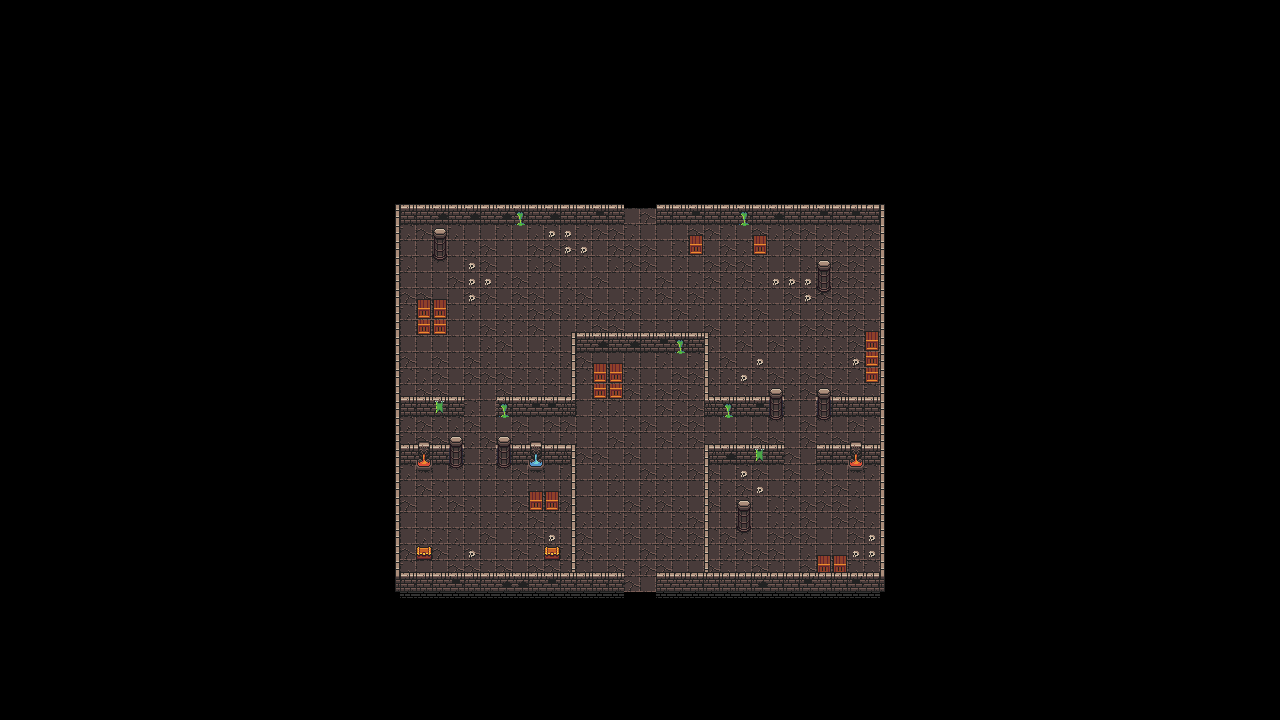

A 2D game scene composited from a Tiled map and its tileset images. What follows is a short description and the map's XML, with each tile layer's data collapsed to a summary:
An orthogonal 80x45 tile map with 16x16 px tiles, 3 tile layers (floor, decorate, wall) and 31 objects.

<map version="1.9" tiledversion="1.9.2" orientation="orthogonal" renderorder="left-up" width="80" height="45" tilewidth="16" tileheight="16" infinite="0" nextlayerid="5" nextobjectid="36">
 <tileset firstgid="1" source="0x72_DungeonTilesetII_v1.4.tsx" />
 <layer id="1" name="floor" width="80" height="45">
  <data>[3600 cells, 660 non-empty, 3 distinct tile ids]</data>
 </layer>
 <layer id="3" name="decorate" width="80" height="45">
  <data>[3600 cells, 167 non-empty, 26 distinct tile ids]</data>
 </layer>
 <layer id="2" name="wall" width="80" height="45">
  <data>[3600 cells, 234 non-empty, 27 distinct tile ids]</data>
 </layer>
 <objectgroup color="#ff0000" id="4" name="WallCollision">
  <object id="1" x="395.333" y="204.667" width="228.667" height="18.6667" />
  <object id="2" x="395.333" y="205.333" width="4" height="386" />
  <object id="3" x="656.667" y="204" width="227.333" height="20.6667" />
  <object id="4" x="395.333" y="587.333" width="228" height="4" />
  <object id="5" x="657.333" y="586" width="226.667" height="6" />
  <object id="6" x="880" y="204.333" width="4.66667" height="387.667" />
  <object id="8" x="816.667" y="411.333" width="67.3333" height="4" />
  <object id="9" x="704.833" y="412" width="77.8333" height="4" />
  <object id="10" x="816.333" y="459.5" width="67.3333" height="4" />
  <object id="11" x="704.333" y="460" width="79.3333" height="4" />
  <object id="12" x="703.833" y="462" width="4.8333" height="129.5" />
  <object id="13" x="571.333" y="348.5" width="135.833" height="4" />
  <object id="14" x="495.833" y="412.5" width="79.8333" height="4" />
  <object id="15" x="495.333" y="460" width="79.3333" height="4" />
  <object id="16" x="396.333" y="459" width="67.3333" height="4" />
  <object id="17" x="396.833" y="411.5" width="67.3333" height="4" />
  <object id="18" x="570.833" y="459.5" width="4.8333" height="131" />
  <object id="19" x="571.083" y="349" width="4.8333" height="67.5" />
  <object id="20" x="703.583" y="348.5" width="4.8333" height="67" />
  <object id="21" x="688" y="235" width="15" height="20" />
  <object id="22" x="752" y="236" width="14.5" height="19.5" />
  <object id="23" x="416" y="300.5" width="31.5" height="34.5" />
  <object id="27" x="866" y="333" width="12.5" height="50" />
  <object id="28" x="591.75" y="365.25" width="31.5" height="34.5" />
  <object id="29" x="816.25" y="557.25" width="31.5" height="34.5" />
  <object id="30" x="529.25" y="492.25" width="30.5" height="19" />
  <object id="31" x="543.25" y="546.75" width="17.5" height="12.5" />
  <object id="32" x="416.25" y="547.25" width="16" height="12" />
  <object id="33" x="816.25" y="284.75" width="15" height="7.5" />
  <object id="34" x="432.25" y="251.75" width="15" height="8.5" />
  <object id="35" x="737" y="523.5" width="14" height="7.5" />
 </objectgroup>
</map>
